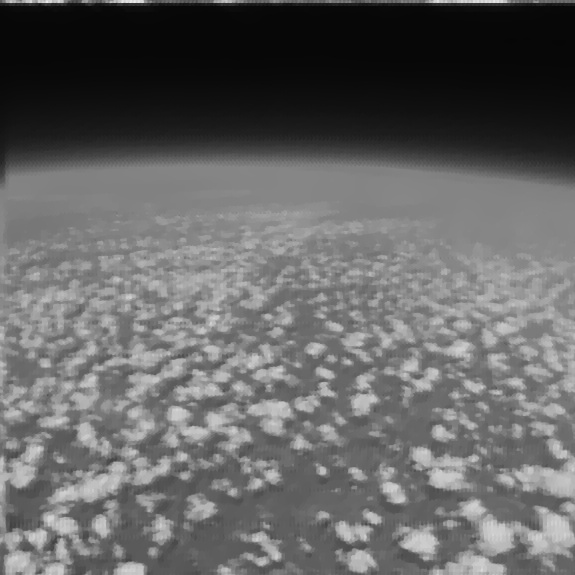
#> input picture Testing_files/[DOPE]motion-deblurred.jpg, 575 x 575 px
$ python 'DNmethod2 [BEST].py'
#> lines starting #> are read from the running program, lines starting #| are printed output that depends on the picture
#> in main, img is the input picture: shape (575, 575, 3); min 4, max 236, mean 100.1
import numpy as np
import matplotlib.pyplot as plt
import cv2
from PIL import ImageEnhance, Image

def denoise(img, weight=0.1, eps=1e-3, num_iter_max=200):
    """Perform total-variation denoising on a grayscale image.

    Parameters
    ----------
    img : array
        2-D input data to be de-noised.
    weight : float, optional
        Denoising weight. The greater `weight`, the more de-noising (at
        the expense of fidelity to `img`).
    eps : float, optional
        Relative difference of the value of the cost function that determines
        the stop criterion. The algorithm stops when:
            (E_(n-1) - E_n) < eps * E_0
    num_iter_max : int, optional
        Maximal number of iterations used for the optimization.

    Returns
    -------
    out : array
        De-noised array of floats.

    Notes
    -----
    Rudin, Osher and Fatemi algorithm.
    """
#> called with weight = 10, eps = 0.001, num_iter_max = 200
    u = np.zeros_like(img)
    px = np.zeros_like(img)
    py = np.zeros_like(img)

    nm = np.prod(img.shape[:2])
#> nm = 330625
    tau = 0.125

    i = 0
    while i < num_iter_max:
        u_old = u

        # x and y components of u's gradient
        ux = np.roll(u, -1, axis=1) - u
        uy = np.roll(u, -1, axis=0) - u

        # update the dual variable
        px_new = px + (tau / weight) * ux
        py_new = py + (tau / weight) * uy
        norm_new = np.maximum(1, np.sqrt(px_new **2 + py_new ** 2))
        px = px_new / norm_new
        py = py_new / norm_new

        # calculate divergence
        rx = np.roll(px, 1, axis=1)
        ry = np.roll(py, 1, axis=0)
        div_p = (px - rx) + (py - ry)

        # update image
        u = img + weight * div_p

        # calculate error
        error = np.linalg.norm(u - u_old) / np.sqrt(nm)

        if i == 0:
            err_init = error
            err_prev = error
        else:
            # break if error small enough
            if np.abs(err_prev - error) < eps * err_init:
                break
            else:
                e_prev = error

        # don't forget to update iterator
        i += 1
#> this loop made 200 passes
#> (error, err_init, err_prev) on pass 1: (198.9, 198.9, 198.9)
#> (error, e_prev) on passes 2 to 7: (2.4, 2.4), (1.43, 1.43), (1.05, 1.05), (0.847, 0.847), (0.716, 0.716), (0.609, 0.609)
#> pass 2, in denoise, `ux = np.roll(u, -1, axis=1) - u`:
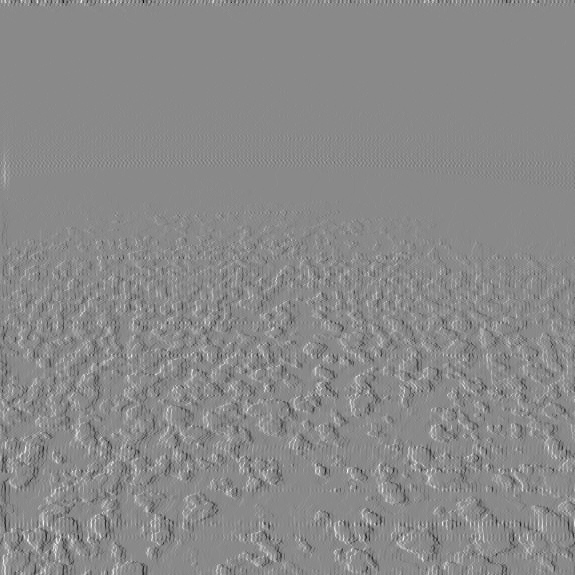
#> ux: shape (575, 575, 3) float64; min -60, max 51, mean 0; drawn with min black and max white
#> pass 2, in denoise, `uy = np.roll(u, -1, axis=0) - u`:
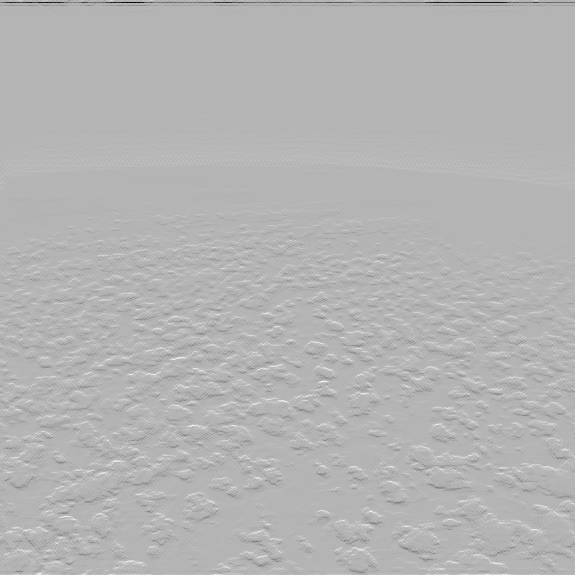
#> uy: shape (575, 575, 3) float64; min -183, max 76, mean 0; drawn with min black and max white
#> after the loop:
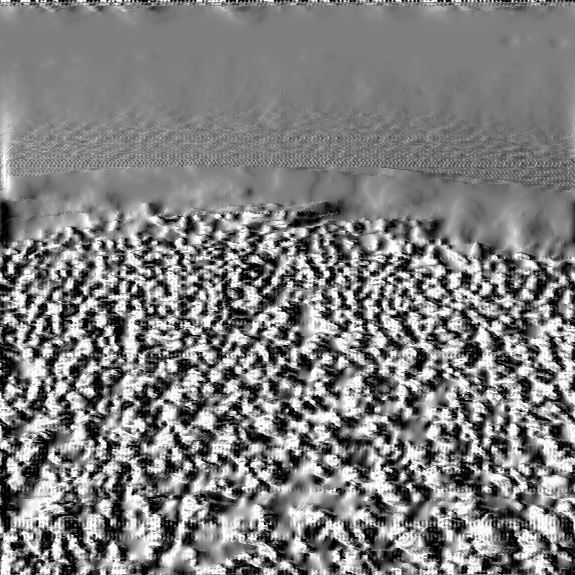
#> px: shape (575, 575, 3) float64; min -1, max 1, mean -0.00295; drawn with min black and max white
#> after the loop:
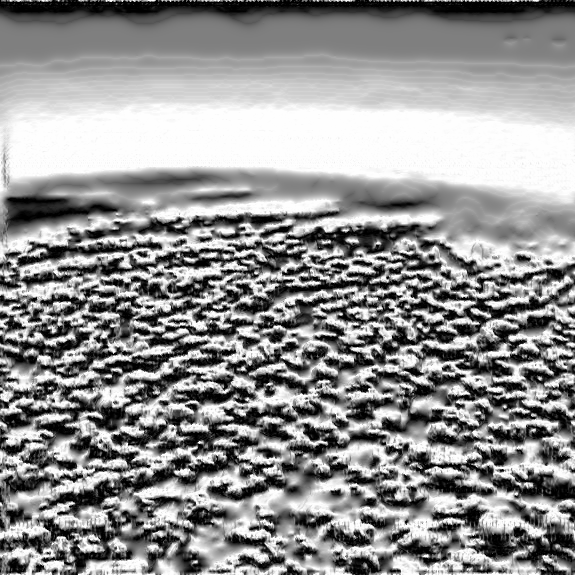
#> py: shape (575, 575, 3) float64; min -1, max 1, mean 0.146; drawn with min black and max white
#> after the loop, i = 200

    return u

def main():
    filename = '[DOPE]motion-deblurred.jpg'
    img = cv2.imread(filename)
    output = denoise(img, weight = 10)
    cv2.imwrite(filename, output)
    # Brightness, Contrast, Sharpness, Color
    image = Image.open(filename)
#> (the run stopped early here; a loop or call above may not have finished)
